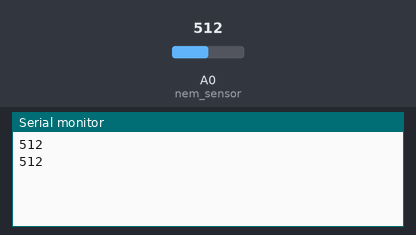
Recording of a sketch running on a simulated Arduino Uno, built with avr-gcc and run on an emulated ATmega328P. On the bench: the last lines printed to the serial monitor. Inputs (shaded band) come from the test bench; at power-on: A0 (nem_sensor) = 512.

Above: at 1.8 s.
1.9 s: A0 (nem_sensor) set to 716
At 2.8 s:
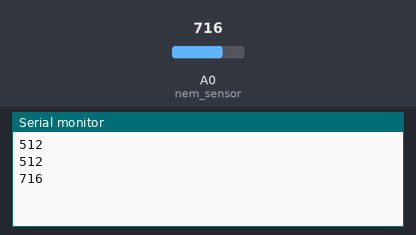
3.4 s: A0 (nem_sensor) set to 900
At 4.7 s:
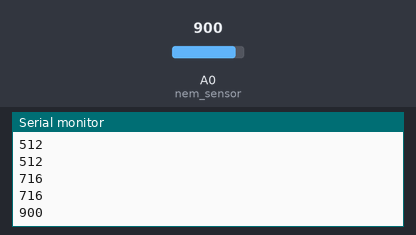
Timing chart, 0 to 6.4 s (numbered marks = the images above; inputs shaded):
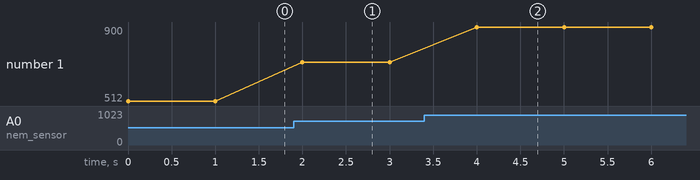

Measured:
- after the input at 1.9 s, the serial monitor: prints a new line after 0.10 s (image 1)
- after the input at 3.4 s, the serial monitor: prints a new line after 0.60 s (image 2)
- plotted number 1: 512 → 716 after the input at 1.9 s, 716 → 900 after the input at 3.4 s

The sketch:

Toprak_Nem_Sensor.ino
```cpp
int nem_sensor = A0; // sensoru A0 pinine atadık
int nem_deger; // nem deger adında değişken atadık

void setup() {
  Serial.begin(9600); // Serial monitoru başlattık

}

void loop() {
  nem_deger = analogRead(nem_sensor); // nem degerini okuttuk

  Serial.println(nem_deger); // nem degerini ekrana yazdırdık
  delay(1000);

}
```
